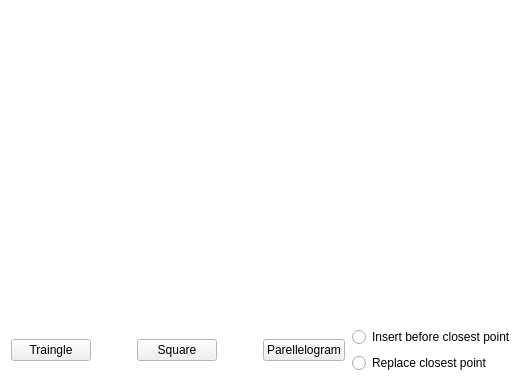
<?xml version="1.0" encoding="UTF-8"?>
<ui version="4.0">
 <class>PolygonGui</class>
 <widget class="QWidget" name="PolygonGui">
  <property name="geometry">
   <rect>
    <x>0</x>
    <y>0</y>
    <width>527</width>
    <height>384</height>
   </rect>
  </property>
  <property name="palette">
   <palette>
    <active>
     <colorrole role="Base">
      <brush brushstyle="SolidPattern">
       <color alpha="255">
        <red>255</red>
        <green>255</green>
        <blue>255</blue>
       </color>
      </brush>
     </colorrole>
     <colorrole role="Window">
      <brush brushstyle="SolidPattern">
       <color alpha="255">
        <red>255</red>
        <green>255</green>
        <blue>255</blue>
       </color>
      </brush>
     </colorrole>
    </active>
    <inactive>
     <colorrole role="Base">
      <brush brushstyle="SolidPattern">
       <color alpha="255">
        <red>255</red>
        <green>255</green>
        <blue>255</blue>
       </color>
      </brush>
     </colorrole>
     <colorrole role="Window">
      <brush brushstyle="SolidPattern">
       <color alpha="255">
        <red>255</red>
        <green>255</green>
        <blue>255</blue>
       </color>
      </brush>
     </colorrole>
    </inactive>
    <disabled>
     <colorrole role="Base">
      <brush brushstyle="SolidPattern">
       <color alpha="255">
        <red>255</red>
        <green>255</green>
        <blue>255</blue>
       </color>
      </brush>
     </colorrole>
     <colorrole role="Window">
      <brush brushstyle="SolidPattern">
       <color alpha="255">
        <red>255</red>
        <green>255</green>
        <blue>255</blue>
       </color>
      </brush>
     </colorrole>
    </disabled>
   </palette>
  </property>
  <property name="windowTitle">
   <string>MyGui</string>
  </property>
  <property name="autoFillBackground">
   <bool>true</bool>
  </property>
  <layout class="QVBoxLayout" name="verticalLayout_2">
   <item>
    <layout class="QVBoxLayout" name="WindowLayout">
     <item>
      <layout class="QVBoxLayout" name="TopLayout">
       <item>
        <widget class="QWidget" name="widget" native="true">
         <property name="palette">
          <palette>
           <active>
            <colorrole role="Base">
             <brush brushstyle="SolidPattern">
              <color alpha="255">
               <red>255</red>
               <green>255</green>
               <blue>255</blue>
              </color>
             </brush>
            </colorrole>
            <colorrole role="Window">
             <brush brushstyle="SolidPattern">
              <color alpha="255">
               <red>255</red>
               <green>255</green>
               <blue>255</blue>
              </color>
             </brush>
            </colorrole>
           </active>
           <inactive>
            <colorrole role="Base">
             <brush brushstyle="SolidPattern">
              <color alpha="255">
               <red>255</red>
               <green>255</green>
               <blue>255</blue>
              </color>
             </brush>
            </colorrole>
            <colorrole role="Window">
             <brush brushstyle="SolidPattern">
              <color alpha="255">
               <red>255</red>
               <green>255</green>
               <blue>255</blue>
              </color>
             </brush>
            </colorrole>
           </inactive>
           <disabled>
            <colorrole role="Base">
             <brush brushstyle="SolidPattern">
              <color alpha="255">
               <red>255</red>
               <green>255</green>
               <blue>255</blue>
              </color>
             </brush>
            </colorrole>
            <colorrole role="Window">
             <brush brushstyle="SolidPattern">
              <color alpha="255">
               <red>255</red>
               <green>255</green>
               <blue>255</blue>
              </color>
             </brush>
            </colorrole>
           </disabled>
          </palette>
         </property>
         <property name="autoFillBackground">
          <bool>true</bool>
         </property>
        </widget>
       </item>
      </layout>
     </item>
     <item>
      <layout class="QVBoxLayout" name="BottomLayout">
       <item>
        <layout class="QHBoxLayout" name="LayoutForBtns">
         <item>
          <spacer name="LeftSpacer">
           <property name="orientation">
            <enum>Qt::Horizontal</enum>
           </property>
           <property name="sizeHint" stdset="0">
            <size>
             <width>40</width>
             <height>20</height>
            </size>
           </property>
          </spacer>
         </item>
         <item>
          <widget class="QPushButton" name="Triangle_Btn">
           <property name="text">
            <string>Traingle</string>
           </property>
          </widget>
         </item>
         <item>
          <spacer name="MiddleLeftSpacer">
           <property name="orientation">
            <enum>Qt::Horizontal</enum>
           </property>
           <property name="sizeType">
            <enum>QSizePolicy::Fixed</enum>
           </property>
           <property name="sizeHint" stdset="0">
            <size>
             <width>40</width>
             <height>20</height>
            </size>
           </property>
          </spacer>
         </item>
         <item>
          <widget class="QPushButton" name="Square_Btn">
           <property name="text">
            <string>Square</string>
           </property>
          </widget>
         </item>
         <item>
          <spacer name="MiddleRightSpacer">
           <property name="orientation">
            <enum>Qt::Horizontal</enum>
           </property>
           <property name="sizeType">
            <enum>QSizePolicy::Fixed</enum>
           </property>
           <property name="sizeHint" stdset="0">
            <size>
             <width>40</width>
             <height>20</height>
            </size>
           </property>
          </spacer>
         </item>
         <item>
          <widget class="QPushButton" name="Parellelogram">
           <property name="text">
            <string>Parellelogram</string>
           </property>
          </widget>
         </item>
         <item>
          <spacer name="RightSpacer">
           <property name="orientation">
            <enum>Qt::Horizontal</enum>
           </property>
           <property name="sizeHint" stdset="0">
            <size>
             <width>40</width>
             <height>20</height>
            </size>
           </property>
          </spacer>
         </item>
         <item>
          <layout class="QVBoxLayout" name="Radio_Btns">
           <item>
            <widget class="QRadioButton" name="Insert_Btn">
             <property name="text">
              <string>Insert before closest point</string>
             </property>
            </widget>
           </item>
           <item>
            <widget class="QRadioButton" name="Replace_Btn">
             <property name="text">
              <string>Replace closest point</string>
             </property>
            </widget>
           </item>
          </layout>
         </item>
        </layout>
       </item>
      </layout>
     </item>
    </layout>
   </item>
  </layout>
 </widget>
 <resources/>
 <connections/>
</ui>
